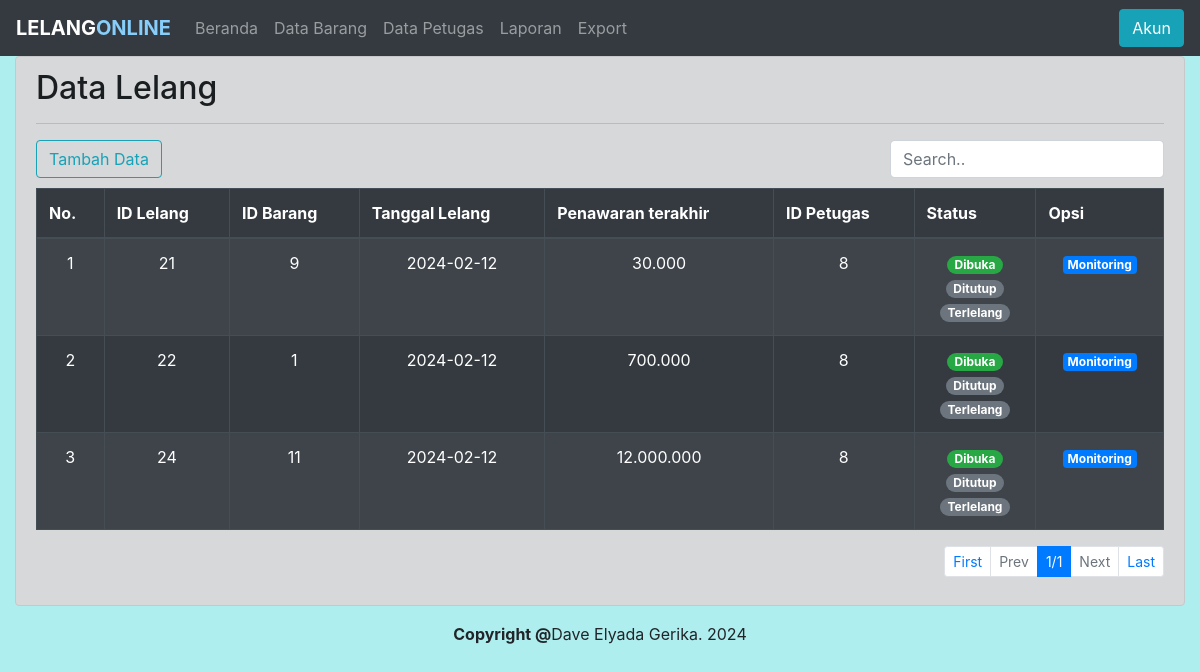
The page /petugas/index.php (signed in) on the database its author committed.
### tables this page shows
CREATE TABLE `tb_lelang` (
  `id_lelang` int(11) NOT NULL,
  `id_barang` int(11) NOT NULL,
  `tgl_lelang` date NOT NULL,
  `harga_akhir` int(20) NOT NULL,
  `id_user` int(11) NOT NULL,
  `id_petugas` int(11) NOT NULL,
  `status` enum('dibuka','ditutup','terlelang') NOT NULL
);

### petugas/index.php (the view, shortened to what this page needs)
<!DOCTYPE html>
<html lang="en">
	<head>
		<link rel="stylesheet" href="../assets/css/bootstrap.css">
	</head>
	<body>
		<nav class="navbar navbar-expand-sm bg-dark navbar-dark sticky-top">
			<a class="navbar-brand" href="#"><span style="font-weight: bold;">LELANG<span style="color: lightskyblue;">ONLINE</span></span></a>
			<div class="collapse navbar-collapse" id="collapsibleNavbar">
				<?php
					if(!isset($_SESSION['id_level']))
					{
						echo"
						<script>
							alert('Tindakan ilegal...menuju ke Login');
							location.href='../index.php';
						</script>";
					}
					else
					{
						$level=$_SESSION['id_level'];
						if($level==1)
						{
							echo
							'
							<ul class="navbar-nav mr-auto">
								<li class="nav-item">
									<a class="nav-link" href="#">Beranda</a>
								</li>
								<li class="nav-item">
									<a class="nav-link" href="data_barang.php">Data Barang</a>
								</li>
								<li class="nav-item">
									<a class="nav-link" href="data_petugas.php">Data Petugas</a>
								</li>
								<li class="nav-item">
									<a class="nav-link" href="laporan.php">Laporan</a>
								</li>
								<li class="nav-item">
									<a class="nav-link" href="export.php">Export</a>
								</li>
							</ul>
							<button type="button" class="btn btn-info" data-toggle="modal" data-target="#Profile">
								Akun
							</button>
							';
						}
					}
				?>
			</div>
		</nav>
		<div class="container-fluid">
			<div class="alert alert-dark" style="overflow:auto;">
				<h2>Data Lelang</h2>
				<hr>
				<button type="button" class="btn btn-outline-info float-left" data-toggle="modal" data-target="#TambahData">
					Tambah Data
				</button>
				<input class="form-control float-right" id="search" type="text" placeholder="Search.." style="width: auto;margin-bottom: 10px;">
				<div class="table-responsive">
					<table class="table table-bordered table-dark table-striped">
						<thead>
							<tr>
								<th>No.</th>
								<th>ID Lelang</th>
								<th>ID Barang</th>
								<th>Tanggal Lelang</th>
								<th>Penawaran terakhir</th>
								<th>ID Petugas</th>
								<th>Status</th>
								<th>Opsi</th>
							</tr>
						</thead>
						<tbody id="barang">
							<?php
								include '../dbconnect.php';
								if(isset($_GET['nohal']))
								{
									$nohal=$_GET['nohal'];
								}
								else
								{
									$nohal=1;
								}
								$jumkon=20;
								$offset=($nohal-1)*$jumkon;
								$jumhal_sql="SELECT COUNT(*) FROM tb_lelang";
								$hasil=mysqli_query($conn,$jumhal_sql);
								$jumbar=mysqli_fetch_array($hasil)[0];
								$jumhal=ceil($jumbar / $jumkon);
								$no=1;
								$sqla="SELECT * FROM tb_lelang LIMIT $offset, $jumkon";
								$querya=mysqli_query($conn,$sqla);
								while($dataa=mysqli_fetch_array($querya))
								{
							?>
							<tr class="text-center">
								<td><?php echo $no; ?></td>
								<td><?php echo $dataa['id_lelang']; ?></td>
								<td><?php echo $dataa['id_barang']; ?></td>
								<td><?php echo $dataa['tgl_lelang']; ?></td>
								<td><?php echo number_format($dataa['harga_akhir'], 0, '','.'); ?></td>
								<td><?php echo $dataa['id_petugas']; ?></td>
								<td>
									<?php
											$id_lelang=$dataa['id_lelang'];
											if($dataa['status']=="dibuka")
											{
												echo '<a href="#" class="badge badge-pill badge-success">Dibuka</a><br>';
												echo '<a href="status_lelang.php?id_lelang='.$id_lelang.'&status=ditutup" class="badge badge-pill badge-secondary">Ditutup</a><br>';
												echo '<a href="status_lelang.php?id_lelang='.$id_lelang.'&status=terlelang" class="badge badge-pill badge-secondary">Terlelang</a>';
											}
									?>
								</td>
								<td>
									<a class="badge badge-primary" href="page_lelang.php?id_lelang=<?php echo $dataa['id_lelang']; ?>&id_barang=<?php echo $dataa['id_barang']; ?>">
										Monitoring
									</a>
								</td>
							</tr>
							<?php
								$no++;
								}
							?>
						</tbody>
					</table>
				</div>
				<ul class="pagination pagination-sm flex-wrap justify-content-sm-end">
					<li class="page-item"><a class="page-link" href="?nohal=1">First</a></li>
					<li class="page-item <?php if($nohal <= 1){ echo 'disabled'; } ?>">
						<a class="page-link" href="<?php if($nohal <= 1){ echo '#'; } else { echo "?nohal=".($nohal - 1); } ?>">Prev</a>
					</li>
					<?php
						for($i=1;$i<=$jumhal;$i++)
						{
							$id=$i;
					?>
					<li id="<?php echo $id; ?>" class="page-item <?php if($nohal == $id){echo "active"; }; ?> <?php if($id != $nohal){echo "d-none"; }; ?>"><a class="page-link" href="?nohal=<?php echo $i; ?>"><?php echo $i; echo "/$jumhal";?></a></li>
					<?php
						}
					?>
					<li class="page-item <?php if($nohal >= $jumhal){ echo 'disabled'; } ?>">
						<a class="page-link" href="<?php if($nohal >= $jumhal){ echo '#'; } else { echo "?nohal=".($nohal + 1); } ?>">Next</a>
					</li>
					<li class="page-item"><a class="page-link" href="?nohal=<?php echo $jumhal; ?>">Last</a></li>
				</ul>
			</div>
		</div>
	<footer class="bg-transparent">
		<div class="container my-auto">
			<center>
            <strong>Copyright @</strong>Dave Elyada Gerika. 2024
			</center>
		</div>
    </footer>
	</body>
</html>

### petugas/index.php (style rules this page uses)
body { background-color: paleturquoise; }

### rows shown on the page
tb_lelang: id_lelang "21", id_barang "9", tgl_lelang "2024-02-12", harga_akhir "30.000", id_petugas "8"
tb_lelang: id_lelang "22", id_barang "1", tgl_lelang "2024-02-12", harga_akhir "700.000", id_petugas "8"
tb_lelang: id_lelang "24", id_barang "11", tgl_lelang "2024-02-12", harga_akhir "12.000.000", id_petugas "8"

### other values the page prints
$jumhal "1"
